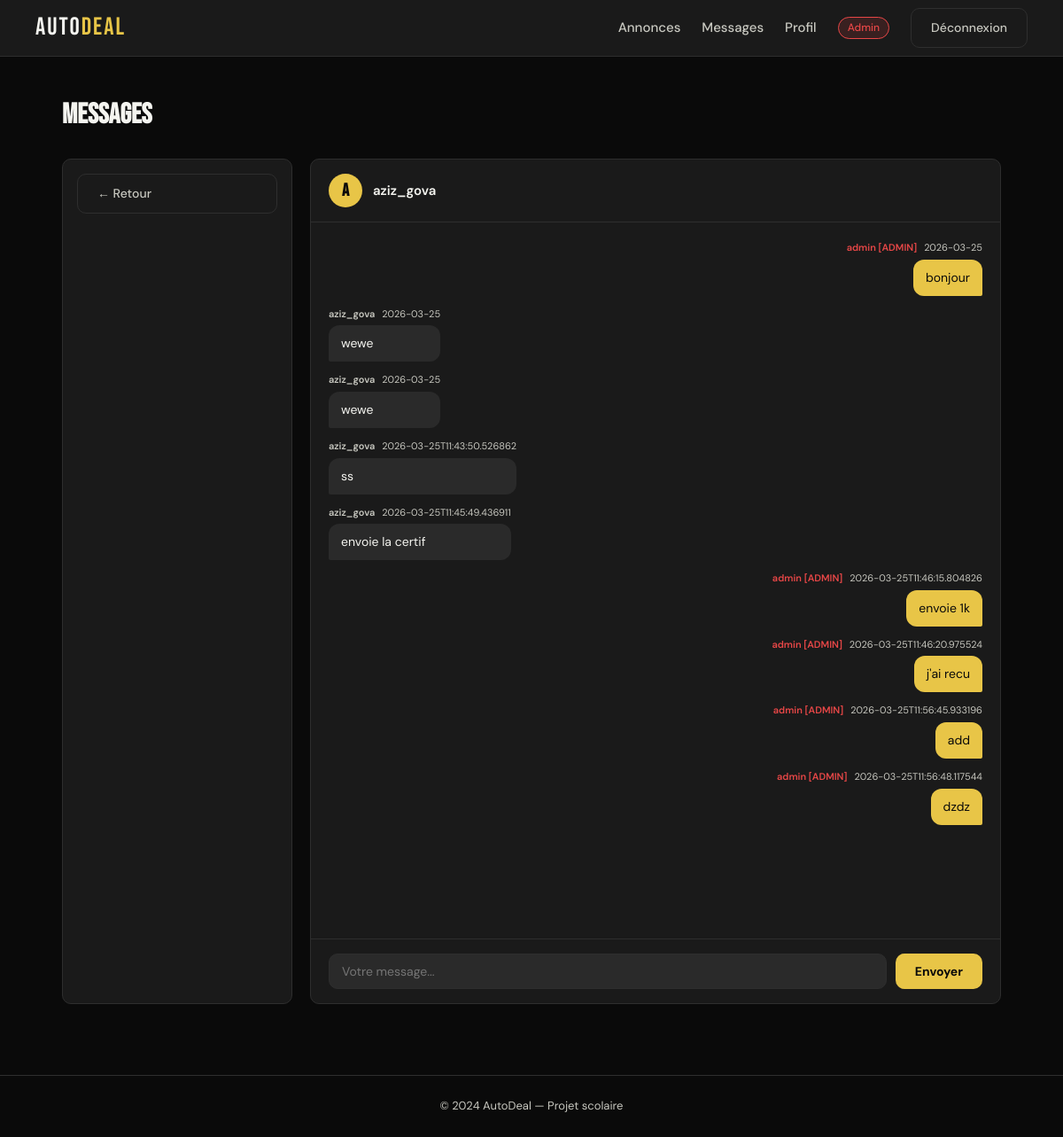
/messages/2 (signed in), run on the app's committed database.
### tables this page shows
CREATE TABLE client (
    id_client      INTEGER PRIMARY KEY AUTOINCREMENT,
    username       TEXT NOT NULL UNIQUE,
    nom            TEXT NOT NULL,
    prenom         TEXT NOT NULL,
    telephone      TEXT,
    email          TEXT UNIQUE,
    password_salt  TEXT NOT NULL,
    password_hash  TEXT NOT NULL,
    role           TEXT NOT NULL DEFAULT 'user' CHECK (role IN ('admin', 'user', 'verified'))
);

CREATE TABLE message (
    id_message     INTEGER PRIMARY KEY AUTOINCREMENT,
    id_expediteur  INTEGER NOT NULL,
    id_destinataire INTEGER NOT NULL,
    contenu        TEXT NOT NULL,
    date_envoi     TEXT NOT NULL,
    lu             INTEGER NOT NULL DEFAULT 0,
    FOREIGN KEY (id_expediteur) REFERENCES client(id_client) ON DELETE CASCADE,
    FOREIGN KEY (id_destinataire) REFERENCES client(id_client) ON DELETE CASCADE
);

### app.py (the view)
@app.route("/messages/<int:other_id>")
@login_required
def conversation(other_id):
    conn = get_db()
    other = conn.execute(
        "SELECT id_client, username, role FROM client WHERE id_client=?", (other_id,)
    ).fetchone()
    msgs = conn.execute("""
        SELECT m.*, c.username, c.role
        FROM message m
        JOIN client c ON c.id_client = m.id_expediteur
        WHERE (m.id_expediteur=? AND m.id_destinataire=?)
           OR (m.id_expediteur=? AND m.id_destinataire=?)
        ORDER BY m.date_envoi ASC
    """, (session["user_id"], other_id, other_id, session["user_id"])).fetchall()
    try:
        conn.execute("""
            UPDATE message SET lu=1
            WHERE id_destinataire=? AND id_expediteur=?
        """, (session["user_id"], other_id))
        conn.commit()
    finally:
        conn.close()
    return render_template("conversation.html", other=other, msgs=msgs)

### app.py (called while the page is built)
def get_db():
    conn = sqlite3.connect(DB_NAME, timeout=10)
    conn.row_factory = sqlite3.Row
    conn.execute("PRAGMA foreign_keys = ON")
    return conn

def login_required(f):
    from functools import wraps
    @wraps(f)
    def decorated(*args, **kwargs):
        if "user_id" not in session:
            return redirect(url_for("login"))
        return f(*args, **kwargs)
    return decorated

### templates/conversation.html (shortened to what this page needs)
{% extends "base.html" %}
{% block content %}
<section class="messages-section">
    <h2>Messages</h2>
    <div class="messages-layout">
        <div class="conv-list">
            <a href="{{ url_for('messages') }}" class="btn-outline">← Retour</a>
        </div>
        <div class="conv-main">
            <div class="conv-header">
                <div class="conv-avatar">{{ other.username[0].upper() }}</div>
                <span>{{ other.username }}</span>
            </div>
            <div class="conv-messages" id="messages-box">
                {% for m in msgs %}
                <div class="msg {% if m.id_expediteur == session.user_id %}msg-me{% else %}msg-other{% endif %}">
                    <div class="msg-header">
                        <span class="msg-username
                            {% if m.role == 'admin' %}msg-admin{% elif m.role == 'verified' %}msg-verified{% endif %}">
                            {{ m.username }}
                            {% if m.role == 'admin' %}[ADMIN]{% elif m.role == 'verified' %}[✔]{% endif %}
                        </span>
                        <span class="msg-date">{{ m.date_envoi }}</span>
                    </div>
                    <div class="msg-content">{{ m.contenu }}</div>
                </div>
                {% else %}
                <p class="empty">Commencez la conversation.</p>
                {% endfor %}
            </div>
            <form class="msg-form" method="POST" action="{{ url_for('envoyer_message') }}">
                <input type="text" name="contenu" placeholder="Votre message..." autocomplete="off" required>
                <button type="submit" class="btn-primary">Envoyer</button>
            </form>
        </div>
    </div>
</section>
{% endblock %}

### static/css/style.css (style rules this page uses)
:root { --noir: #0a0a0a; --blanc: #f5f5f0; --gris: #1a1a1a; --gris-clair: #2a2a2a; --accent: #e8c547; --rouge: #e84747; --vert: #47c57a; --bleu: #4787e8; --texte: #c8c8c0; --border: #2e2e2e; --radius: 10px; --shadow: 0 4px 24px rgba(0,0,0,0.4); }
* { margin: 0; padding: 0; box-sizing: border-box; }
html { scroll-behavior: smooth; }
body { background: var(--noir); color: var(--texte); font-family: 'DM Sans', sans-serif; font-size: 15px; line-height: 1.6; min-height: 100vh; display: flex; flex-direction: column; }
a { text-decoration: none; color: inherit; }
input, select, textarea, button { font-family: inherit; }
.btn-primary { background: var(--accent); color: var(--noir); padding: 10px 22px; border-radius: var(--radius); font-weight: 700; font-size: 14px; border: none; cursor: pointer; transition: opacity 0.2s, transform 0.1s; display: inline-block; }
.btn-outline { border: 1px solid var(--border); color: var(--texte); padding: 10px 22px; border-radius: var(--radius); font-weight: 500; font-size: 14px; background: transparent; cursor: pointer; transition: border-color 0.2s, color 0.2s; display: inline-block; }
.messages-section { max-width: 1100px; margin: 40px auto; padding: 0 20px; }
.messages-section h2 { font-family: 'Bebas Neue', sans-serif; font-size: 32px; color: var(--blanc); margin-bottom: 24px; }
.messages-layout { display: grid; grid-template-columns: 260px 1fr; gap: 20px; height: calc(100vh - 220px); }
.conv-list { background: var(--gris); border: 1px solid var(--border); border-radius: var(--radius); padding: 16px; overflow-y: auto; display: flex; flex-direction: column; gap: 8px; }
.conv-avatar { width: 38px; height: 38px; border-radius: 50%; background: var(--accent); color: var(--noir); font-family: 'Bebas Neue', sans-serif; font-size: 20px; display: flex; align-items: center; justify-content: center; flex-shrink: 0; }
.conv-main { background: var(--gris); border: 1px solid var(--border); border-radius: var(--radius); display: flex; flex-direction: column; overflow: hidden; }
.conv-header { display: flex; align-items: center; gap: 12px; padding: 16px 20px; border-bottom: 1px solid var(--border); font-weight: 600; color: var(--blanc); }
.conv-messages { flex: 1; overflow-y: auto; padding: 20px; display: flex; flex-direction: column; gap: 12px; }
.msg { max-width: 70%; display: flex; flex-direction: column; gap: 4px; }
.msg-me { align-self: flex-end; align-items: flex-end; }
.msg-other { align-self: flex-start; }
.msg-header { display: flex; align-items: center; gap: 8px; font-size: 11px; color: var(--texte); }
.msg-username { font-weight: 600; }
.msg-admin { color: var(--rouge) !important; }
.msg-content { background: var(--gris-clair); padding: 10px 14px; border-radius: 12px; font-size: 14px; color: var(--blanc); line-height: 1.5; }
.msg-me .msg-content { background: var(--accent); color: var(--noir); border-radius: 12px 12px 2px 12px; }
.msg-other .msg-content { border-radius: 12px 12px 12px 2px; }
.msg-form { display: flex; gap: 10px; padding: 16px 20px; border-top: 1px solid var(--border); }
.msg-form input { flex: 1; background: var(--gris-clair); border: 1px solid var(--border); color: var(--blanc); padding: 10px 14px; border-radius: var(--radius); font-size: 14px; outline: none; transition: border-color 0.2s; }

### data on the page
client: username "A", username "aziz_gova"
message: username "admin", shows "[ADMIN]", date_envoi "2026-03-25", contenu "bonjour"
message: username "aziz_gova", date_envoi "2026-03-25", contenu "wewe"
message: username "aziz_gova", date_envoi "2026-03-25", contenu "wewe"
message: username "aziz_gova", date_envoi "2026-03-25T11:43:50.526862", contenu "ss"
message: username "aziz_gova", date_envoi "2026-03-25T11:45:49.436911", contenu "envoie la certif"
message: username "admin", shows "[ADMIN]", date_envoi "2026-03-25T11:46:15.804826", contenu "envoie 1k"
message: username "admin", shows "[ADMIN]", date_envoi "2026-03-25T11:46:20.975524", contenu "j'ai recu"
message: username "admin", shows "[ADMIN]", date_envoi "2026-03-25T11:56:45.933196", contenu "add"
message: username "admin", shows "[ADMIN]", date_envoi "2026-03-25T11:56:48.117544", contenu "dzdz"
